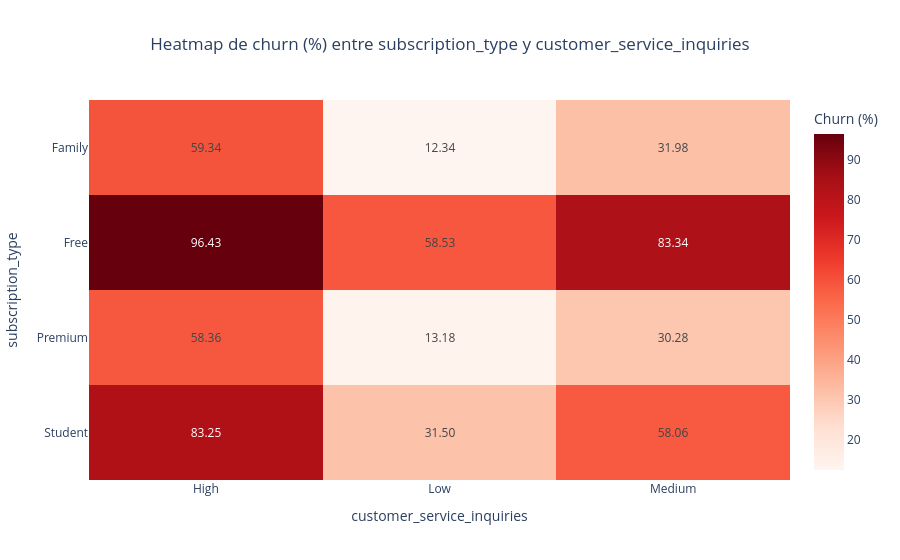

The notebook cell saved with this chart:
### Markdown cell above
### 5.7 Interacción clave: plan × incidencias

Este heatmap es especialmente útil porque combina dos de las variables más importantes del dataset.

### Code cell
segment_heatmap = plot_churn_heatmap(
    df,
    "subscription_type",
    "customer_service_inquiries",
    title="Heatmap de churn (%) entre subscription_type y customer_service_inquiries"
)
segment_heatmap

### Figure 1 — Plotly figure (JSON) as saved in the notebook; plotly's stock layout.template omitted (floating-point values rounded to 4 significant figures)
{"data": [{"coloraxis": "coloraxis", "hovertemplate": "customer_service_inquiries: %{x}<br>subscription_type: %{y}<br>Churn (%): %{z}<extra></extra>", "name": "0", "texttemplate": "%{z:.2f}", "type": "heatmap", "x": ["High", "Low", "Medium"], "xaxis": "x", "y": ["Family", "Free", "Premium", "Student"], "yaxis": "y", "z": [[59.34, 12.34, 31.98], [96.43, 58.53, 83.34], [58.36, 13.18, 30.28], [83.25, 31.5, 58.06]]}], "layout": {"coloraxis": {"colorbar": {"title": {"text": "Churn (%)"}}, "colorscale": [[0, "rgb(255,245,240)"], [0.125, "rgb(254,224,210)"], [0.25, "rgb(252,187,161)"], [0.375, "rgb(252,146,114)"], [0.5, "rgb(251,106,74)"], [0.625, "rgb(239,59,44)"], [0.75, "rgb(203,24,29)"], [0.875, "rgb(165,15,21)"], [1, "rgb(103,0,13)"]]}, "title": {"text": "Heatmap de churn (%) entre subscription_type y customer_service_inquiries", "x": 0.5}, "xaxis": {"anchor": "y", "domain": [0, 1], "title": {"text": "customer_service_inquiries"}}, "yaxis": {"anchor": "x", "autorange": "reversed", "domain": [0, 1], "title": {"text": "subscription_type"}}}}
